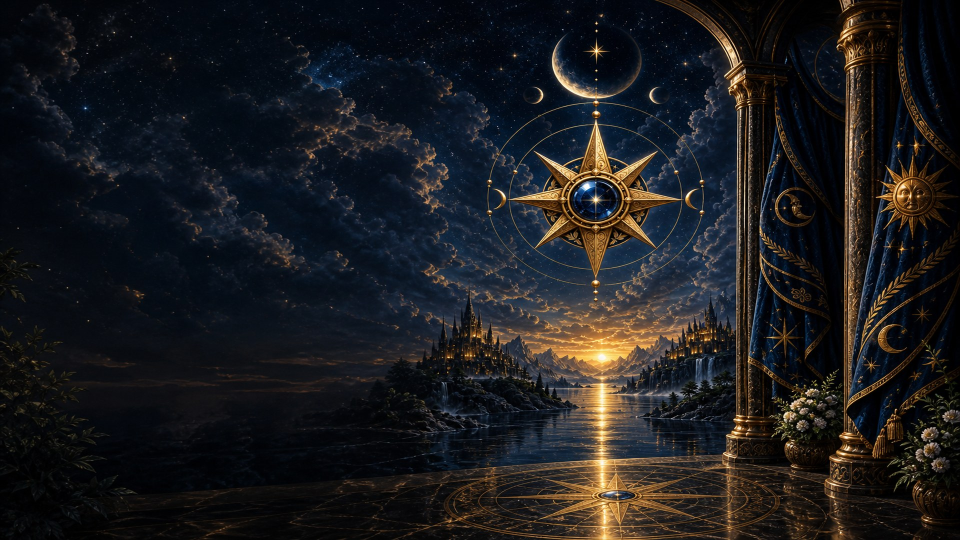
#> input picture assets/home-hero.jpg, 1920 x 1080 px, found by its file name (shown at 1/2 size)
$ python make_store_screenshots.py
#> lines starting #> are read from the running program, lines starting #| are printed output that depends on the picture; after the words box and inside, x2 and y2 are one past the last pixel; in counts of white or black regions, pixels touching at a corner belong together
#!/usr/bin/env python3
"""Compose RuStore phone screenshots (1080x1920, 9:16 JPG) from app assets and copy."""

from pathlib import Path

from PIL import Image, ImageDraw, ImageFilter, ImageFont

ROOT = Path("/Users/digkill/Projects/js/tarot-app")
CARDS = ROOT / "assets" / "cards"
OUT = ROOT / "assets" / "store" / "screenshots"
DESKTOP = Path("/Users/digkill/Desktop/rustore-screens")

W, H = 1080, 1920
BG = (4, 3, 7)
CREAM = (247, 244, 234)
GOLD = (244, 211, 134)
PURPLE = (108, 92, 231)
WHITE = (255, 255, 255)
MUTED = (247, 244, 234, 180)

STATUS = 52
TAB = 118
CONTENT_TOP = STATUS + 8
CONTENT_BOT = H - TAB


def font(size: int, bold: bool = False) -> ImageFont.FreeTypeFont:
    candidates = [
        "/System/Library/Fonts/Supplemental/Arial Unicode.ttf",
        "/Library/Fonts/Arial Unicode.ttf",
        "/System/Library/Fonts/Supplemental/Georgia.ttf",
        "/System/Library/Fonts/Supplemental/Times New Roman.ttf",
    ]
    for path in candidates:
        if Path(path).exists():
            return ImageFont.truetype(path, size)
    return ImageFont.load_default()


def wrap(draw: ImageDraw.ImageDraw, text: str, fnt: ImageFont.FreeTypeFont, max_w: int) -> list[str]:
    words = text.split()
    lines: list[str] = []
    cur = ""
    for word in words:
        trial = f"{cur} {word}".strip()
        if draw.textlength(trial, font=fnt) <= max_w:
            cur = trial
        else:
            if cur:
                lines.append(cur)
            cur = word
    if cur:
        lines.append(cur)
    return lines or [text]


def rounded_image(src: Image.Image, size: tuple[int, int], radius: int) -> Image.Image:
    img = src.convert("RGBA").resize(size, Image.Resampling.LANCZOS)
    mask = Image.new("L", size, 0)
    ImageDraw.Draw(mask).rounded_rectangle((0, 0, size[0], size[1]), radius=radius, fill=255)
    out = Image.new("RGBA", size, (0, 0, 0, 0))
    out.paste(img, (0, 0))
    out.putalpha(mask)
    return out


def card(name: str) -> Image.Image:
    return Image.open(CARDS / name).convert("RGB")


def canvas() -> Image.Image:
    return Image.new("RGB", (W, H), BG)


# [42 lines left out: functions cover_fit, tile_rgba, tiled_print, themed_canvas, not called in this run]


def status_bar(base: Image.Image) -> None:
    d = ImageDraw.Draw(base)
    d.rectangle((0, 0, W, STATUS), fill=BG)
    f = font(28, True)
    d.text((36, 12), "16:24", font=f, fill=CREAM)
    d.text((W - 210, 12), "5G   84%", font=f, fill=CREAM)


def tab_bar(base: Image.Image, active: str, *, translucent: bool = False) -> None:
    d = ImageDraw.Draw(base)
    y0 = H - TAB
    if translucent:
        layer = base.convert("RGBA")
        overlay = Image.new("RGBA", (W, H), (0, 0, 0, 0))
        ImageDraw.Draw(overlay).rectangle((0, y0, W, H), fill=(8, 7, 15, 158))
        painted = Image.alpha_composite(layer, overlay)
        base.paste(painted.convert("RGB"))
        d = ImageDraw.Draw(base)
    else:
        d.rectangle((0, y0, W, H), fill=(8, 7, 15))
    d.line((0, y0, W, y0), fill=(40, 36, 58), width=2)
    items = [("home", "Главная"), ("decks", "Колоды"), ("history", "История"), ("settings", "Настройки")]
    slot = W // 4
    f = font(22)
    for i, (key, label) in enumerate(items):
        cx = slot * i + slot // 2
        color = GOLD if key == active else (160, 155, 145)
        # simple glyph
        gy = y0 + 22
        if key == "home":
            d.polygon([(cx, gy), (cx - 16, gy + 18), (cx + 16, gy + 18)], outline=color)
        elif key == "decks":
            d.rounded_rectangle((cx - 14, gy, cx + 14, gy + 22), 3, outline=color, width=2)
        elif key == "history":
            d.ellipse((cx - 12, gy, cx + 12, gy + 24), outline=color, width=2)
        else:
            d.ellipse((cx - 12, gy + 2, cx + 12, gy + 22), outline=color, width=2)
        tw = d.textlength(label, font=f)
        d.text((cx - tw / 2, y0 + 54), label, font=f, fill=color)


# [11 lines left out: function header, not called in this run]


def save(img: Image.Image, name: str) -> None:
    OUT.mkdir(parents=True, exist_ok=True)
    DESKTOP.mkdir(parents=True, exist_ok=True)
    path = OUT / name
    img.save(path, "JPEG", quality=90, optimize=True)
    img.save(DESKTOP / name, "JPEG", quality=90, optimize=True)
    print(path, round(path.stat().st_size / 1024), "KB")


def shot_home() -> None:
    img = canvas()
    status_bar(img)
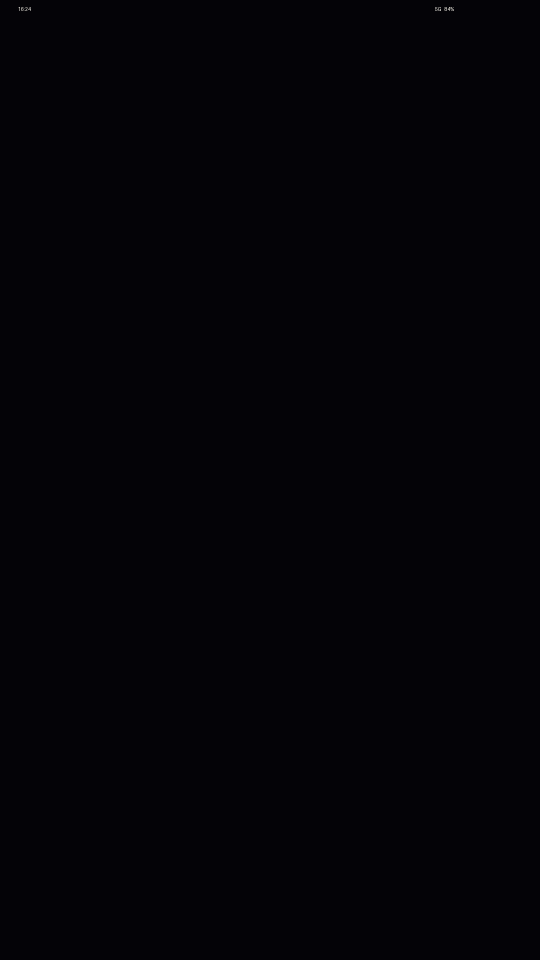
#> img: PIL image 1080x1920 RGB (shown at 1/2 size); mean R, G, B 4, 3, 7
    layer = img.convert("RGBA")
    d = ImageDraw.Draw(layer)
    pad = 40
    y = CONTENT_TOP + 12

    hero_h = 460
    hero = rounded_image(Image.open(ROOT / "assets" / "home-hero.jpg"), (W - pad * 2, hero_h), 48)
#> in rounded_image, `img = src.convert("RGBA").resize(size, Image.Resampling.LANCZOS)`:
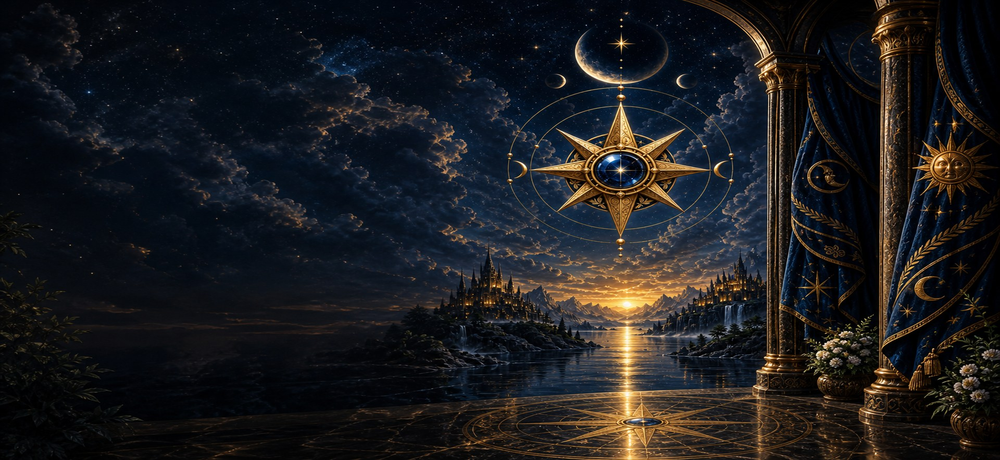
#> img: PIL image 1000x460 RGBA; mean R, G, B, A 27.7, 27.7, 29.9, 255
#> in rounded_image, `mask = Image.new("L", size, 0)`: mask: PIL image 1000x460 L; every value is 0
#> in rounded_image, `ImageDraw.Draw(mask).rounded_rectangle((0, 0, size[0], size[1]), radiu..`:
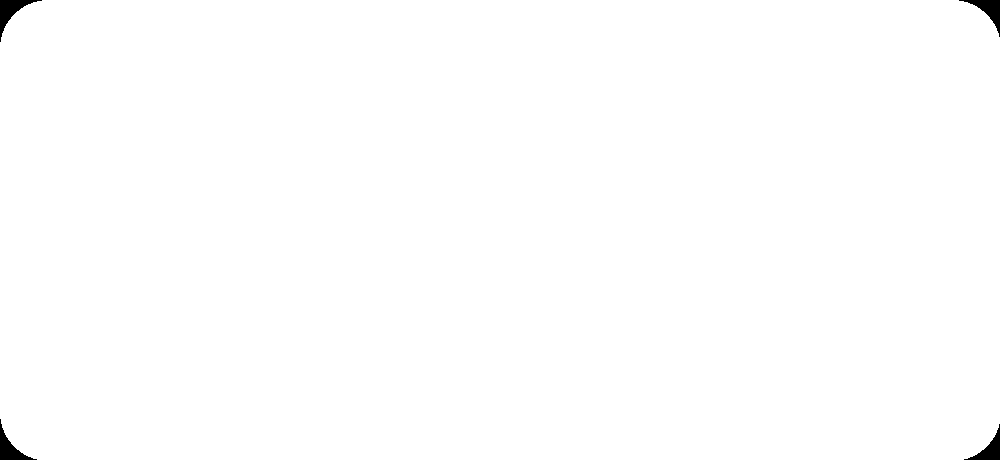
#> mask: PIL image 1000x460 L; 99.6% white; 4 black regions, box (x1, y1, x2, y2) and area: (0, 0, 42, 42) 508, (959, 0, 1000, 37) 466, (0, 419, 37, 460) 466, (964, 424, 1000, 460) 425
#> in rounded_image, `out = Image.new("RGBA", size, (0, 0, 0, 0))`: out: PIL image 1000x460 RGBA; every value is 0
    overlay = Image.new("RGBA", hero.size, (8, 7, 15, 95))
    hero = Image.alpha_composite(hero, overlay)
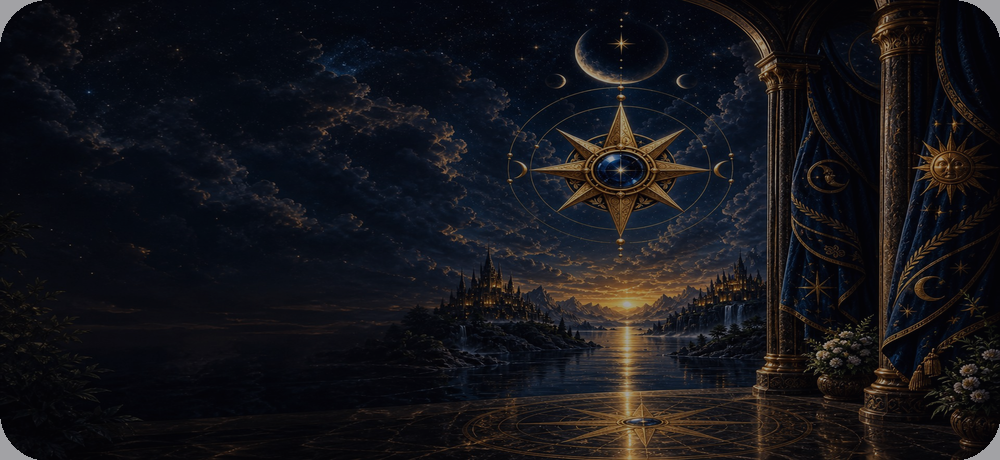
#> hero: PIL image 1000x460 RGBA; mean R, G, B, A 20.4, 20, 24.4, 254.4; transparent parts drawn white
    layer.alpha_composite(hero, (pad, y))
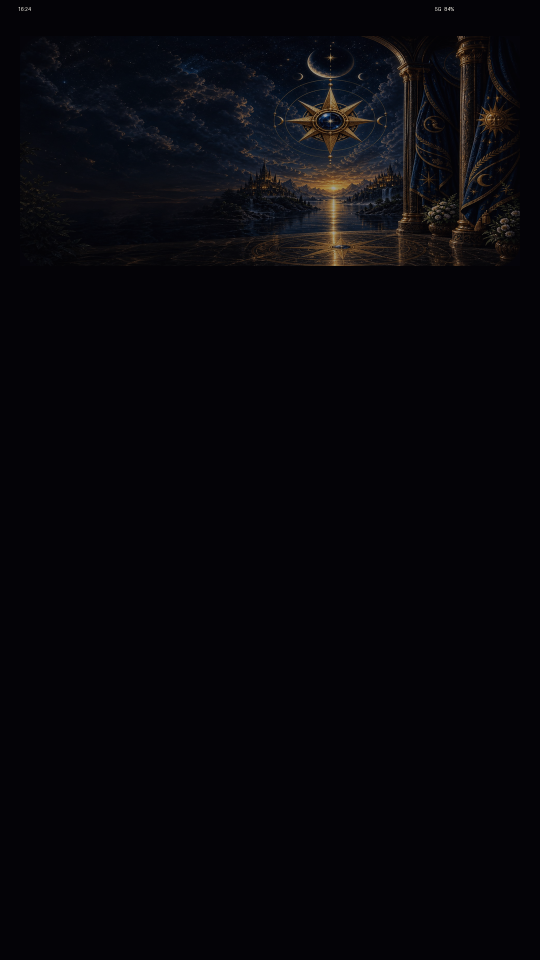
#> layer: PIL image 1080x1920 RGBA (shown at 1/2 size); mean R, G, B, A 7.6, 6.8, 10.9, 255
    hd = ImageDraw.Draw(layer)
    hd.text((pad + 40, y + 36), "Добрый день", font=font(30), fill=CREAM)
    title = "Вытяните карту для своего пути сегодня"
    tf = font(46, True)
    ty = y + 90
    for line in wrap(hd, title, tf, W - pad * 2 - 80):
#> in wrap, `words = text.split()`: words = ['Вытяните', 'карту', 'для', 'своего', 'пути', 'сегодня']
#> in wrap, `cur = ""`: cur = ''
        hd.text((pad + 40, ty), line, font=tf, fill=GOLD)
        ty += 56
#> this loop made 1 pass
#> after the loop, ty = 218
    subf = font(28)
    for line in wrap(hd, "Обращайтесь к символам, когда нужен ясный ориентир.", subf, W - pad * 2 - 80):
        hd.text((pad + 40, ty + 8), line, font=subf, fill=CREAM)
        ty += 36
#> this loop made 1 pass
#> ty on pass 1: 254
#> after the loop, ty = 254
    btn = (pad + 40, y + hero_h - 90, pad + 280, y + hero_h - 30)
    hd.rounded_rectangle(btn, 28, fill=PURPLE)
    hd.text((pad + 78, y + hero_h - 76), "Карта дня", font=font(30, True), fill=WHITE)

    y = y + hero_h + 48
    hd.text((pad, y), "Быстрые расклады", font=font(36, True), fill=CREAM)
    more = "Все расклады"
    mw = hd.textlength(more, font=font(28))
#> mw = 57
    hd.text((W - pad - mw, y + 6), more, font=font(28), fill=PURPLE)
    y += 64
    cards = [("Одна карта", "1 карта"), ("Три карты", "3 карты"), ("Кельтский крест", "10 карт")]
    gap = 16
    cw = (W - pad * 2 - gap) // 2
    ch = 150
    for i, (name, meta) in enumerate(cards[:2]):
        x = pad + i * (cw + gap)
        hd.rounded_rectangle((x, y, x + cw, y + ch), 28, fill=(20, 16, 40, 230), outline=(108, 92, 231, 90), width=2)
        hd.text((x + 28, y + 32), name, font=font(30, True), fill=GOLD)
        hd.text((x + 28, y + 80), meta, font=font(26), fill=CREAM)
    y += ch + 20
    hd.rounded_rectangle((pad, y, W - pad, y + 150), 28, fill=(20, 16, 40, 230), outline=(108, 92, 231, 90), width=2)
    hd.text((pad + 28, y + 32), cards[2][0], font=font(30, True), fill=GOLD)
    hd.text((pad + 28, y + 80), cards[2][1], font=font(26), fill=CREAM)

    y += 190
    hd.text((pad, y), "Исследуйте колоду", font=font(36, True), fill=CREAM)
    y += 56
    hd.rounded_rectangle((pad, y, W - pad, y + 200), 28, fill=(20, 16, 40, 230), outline=(108, 92, 231, 90), width=2)
    body = "Изучайте карты, фиксируйте архетипы и замечайте повторяющиеся паттерны."
    by = y + 28
    for line in wrap(hd, body, font(28), W - pad * 2 - 56):
        hd.text((pad + 28, by), line, font=font(28), fill=CREAM)
        by += 38
#> this loop made 1 pass
#> by on pass 1: 1126
#> after the loop, by = 1126
    hd.rounded_rectangle((pad + 28, y + 130, pad + 320, y + 178), 24, fill=GOLD)
    hd.text((pad + 56, y + 140), "Открыть колоду", font=font(26, True), fill=(8, 7, 15))

    out = Image.new("RGB", (W, H), BG)
    out.paste(layer.convert("RGB"), (0, 0))
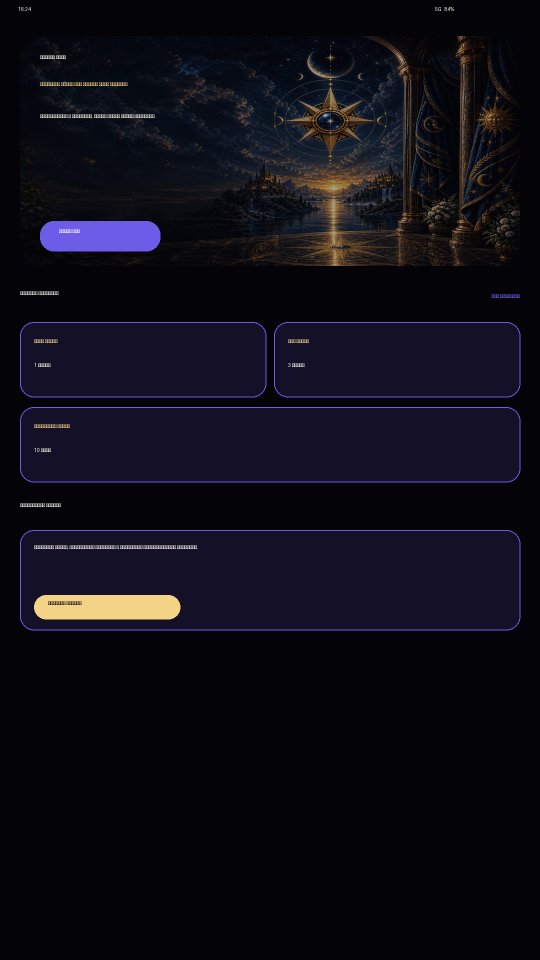
#> out: PIL image 1080x1920 RGB (shown at 1/2 size); mean R, G, B 14.8, 12.8, 22.6
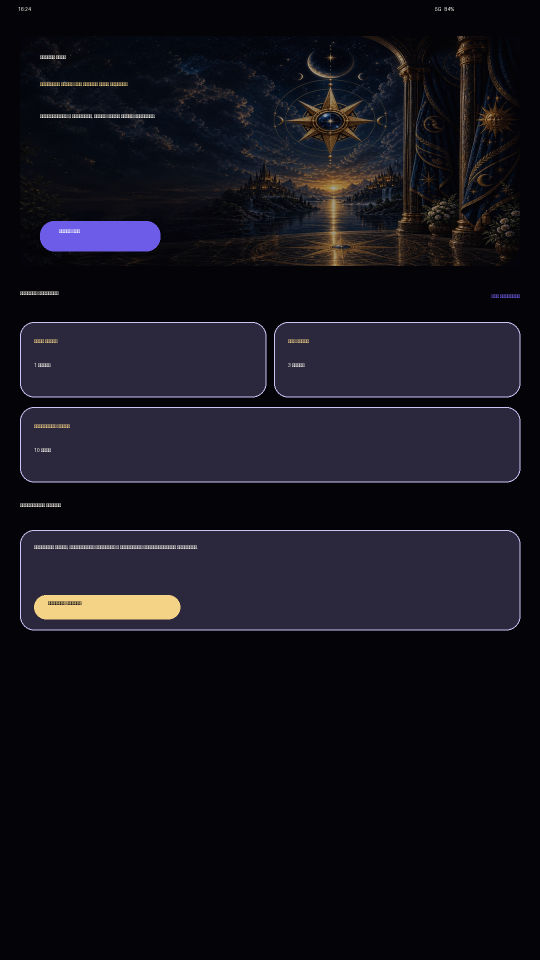
#> layer: PIL image 1080x1920 RGBA (shown at 1/2 size); mean R, G, B, A 14.8, 12.8, 22.6, 248.2; transparent parts drawn white
    tab_bar(out, "home")
#> the loop in tab_bar, `for i, (key, label) in enumerate(items):` made 4 passes
#> tw on passes 1 to 4: 35, 30, 35, 45
    save(out, "01-home.jpg")


# [251 lines left out: functions shot_catalog, shot_reading, shot_interpretation, shot_decks, not called in this run]


if __name__ == "__main__":
#> (the run stopped early here; a loop or call above may not have finished)
